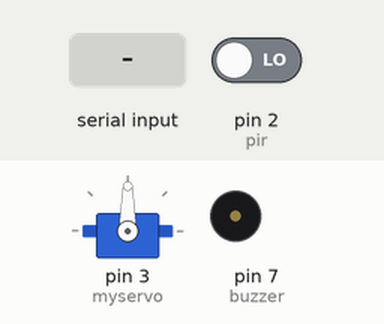
Recording of a sketch running on a simulated Arduino Uno, built with avr-gcc and run on an emulated ATmega328P. On the bench: servo, buzzer (waves = sounding, pin HIGH). Inputs (shaded band) come from the test bench; at power-on: pin 2 (pir) LOW.

Above: at 1.3 s.
1.4 s: byte 1 (1) received over Serial
At 1.85 s:
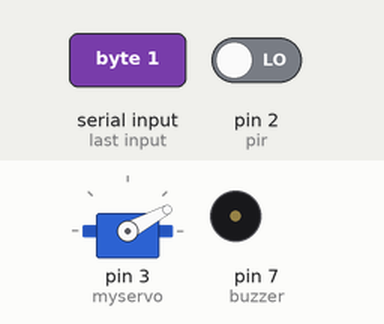
At 7.7 s:
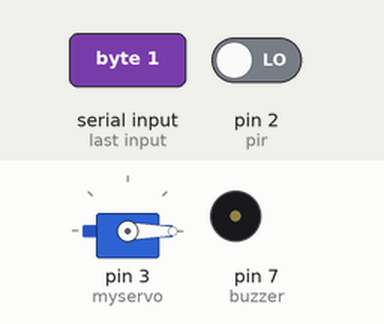
Timing chart, 0 to 9.2 s (numbered marks = the images above; inputs shaded):
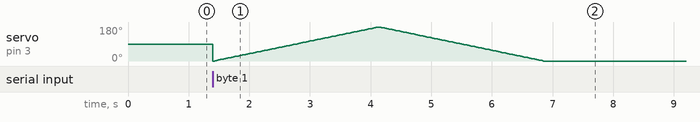

The sketch:

GsmWithPir.ino
```cpp
#include <SoftwareSerial.h>
#include <Servo.h>
 Servo myservo;
int pos = 0;
SoftwareSerial mySerial(9,10);
#define pir 2
char mag;
int SERIAL_VAL;
int buzzer=7;
void setup() {
mySerial.begin(9600);
Serial.begin(9600);
pinMode(2, INPUT);
  pinMode(3, INPUT);
   myservo.attach(3);
 delay(100);
pinMode(pir,INPUT);
pinMode(buzzer, OUTPUT);
}
void loop() {
int pirState=digitalRead(pir);
if(Serial.available()>0){
   SERIAL_VAL=Serial.read();
 if(SERIAL_VAL==1)
 {
  Servo_motor();
// if (pirState==1 ){
ReceiveMessage();
digitalWrite(buzzer, LOW);
 }
 //else if(pirState==0 ){
 if(SERIAL_VAL==2)
 {
   SendMessage();
 }


if(mySerial.available()>0){
  Serial.write(mySerial.read());
 }
}
}
void SendMessage()
{
 mySerial.println("intruder detected");
 //digitalWrite(buzzer, HIGH);

  delay(1000);
}
void ReceiveMessage()
{
   mySerial.println("intruder not detected");
  delay(1000);
}
void Servo_motor()
{
     for (pos = 0; pos <= 180; pos += 1) {

    myservo.write(pos);
    delay(15);
  }
  for (pos = 180; pos >= 0; pos -= 1) {
    myservo.write(pos);
    delay(15);
  }
}
```
